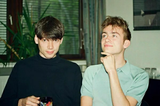
#> input picture Chapter 9/blur.png, 160 x 106 px, shrunk from 600 x 398 before the run
$ jupyter execute ch9.1_content.ipynb
#> lines starting #> are read from the running program, lines starting #| are printed output that depends on the picture
[cell 1]
from PIL import Image

[cell 2]
def nearby(img, x, y):
    around = 0
    for c in [0, 1, 2]:
        around = img.getpixel((x - 1, y - 1))[0] + img.getpixel((x, y - 1))[0] + img.getpixel((x -1, y))[0] + img.getpixel((x + 1, y))[0] + img.getpixel((x - 1, y + 1))[0] + img.getpixel((x, y + 1))[0] + img.getpixel((x + 1, y + 1))[0]
    return around / 24.0

[cell 3]
ourimage = Image.open('blur.png')
#> ourimage is the input picture: PIL image 160x106 RGB; mean R, G, B 89.5, 100.7, 84.5
nearby(ourimage, 42, 40)
#> Out = 53.96

[cell 4]
def differ(img, x, y):
#> called with x = 42, y = 40
    current = 0
    around = 0
    for c in [0, 1, 2]:
        current = current + img.getpixel((x,y))[c]
        around = img.getpixel((x - 1, y - 1))[c] + img.getpixel((x, y - 1))[c] + img.getpixel((x -1, y))[c] + img.getpixel((x + 1, y))[c] + img.getpixel((x - 1, y + 1))[c] + img.getpixel((x, y + 1))[c] + img.getpixel((x + 1, y + 1))[c]
#> this loop made 3 passes
#> (current, around) on passes 1 to 3: (184, 1295), (318, 1034), (414, 796)
#> after the loop, current = 414
    return (around / 24.0) - (current / 3.0)

[cell 5]
differ(ourimage, 42, 40)
#> Out = -104.8

[cell 6]
def blur(img):
    blurred = Image.new('RGB', img.size)
    for x in range(img.size[0]):
        for yo in range(img.size[1]):
            (r, g, b) = img.getpixel((x, y))
            change = differ(img, (x, y)) / 2.0
            blurred.putpxiel((x, y), (r + change, g + change, b + change))
        return blurred

[cell 7]
def blur(img):
    blurred = Image.new('RGB', img.size, 'white')
#> blurred: PIL image 160x106 RGB; every value is 255
    for x in range(1, img.size[0] - 1):
        for y in range(1, img.size[1] - 1):
            (r, g, b) = img.getpixel((x, y))
            change = differ(img, x, y) / 2.0
            change = int(round(change))
            blurred.putpixel((x, y), (r + change, g + change, b + change))
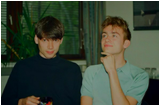
#> blurred: PIL image 160x106 RGB; mean R, G, B 62.4, 73.1, 57.5

    blurred.save('blurred_one.png')

    return blurred

[cell 8]
blur(ourimage)

[cell 9]
newimage = Image.open('new.jpg')
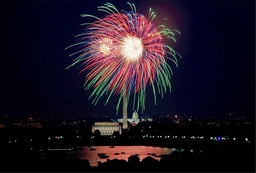
#> input picture Chapter 9/new.jpg, 256 x 173 px, shrunk from 960 x 648 before the run
#> newimage is the input picture: PIL image 256x173 RGB; mean R, G, B 31, 22.2, 34.4

[cell 10]
blur(newimage)
#> in blur (call 2), `blurred = Image.new('RGB', img.size, 'white')`: blurred: PIL image 256x173 RGB; every value is 255
#> after the loop in blur (call 2), `for x in range(1, img.size[0] - 1):`:
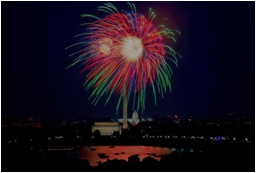
#> blurred: PIL image 256x173 RGB; mean R, G, B 26.3, 17.4, 29.4
